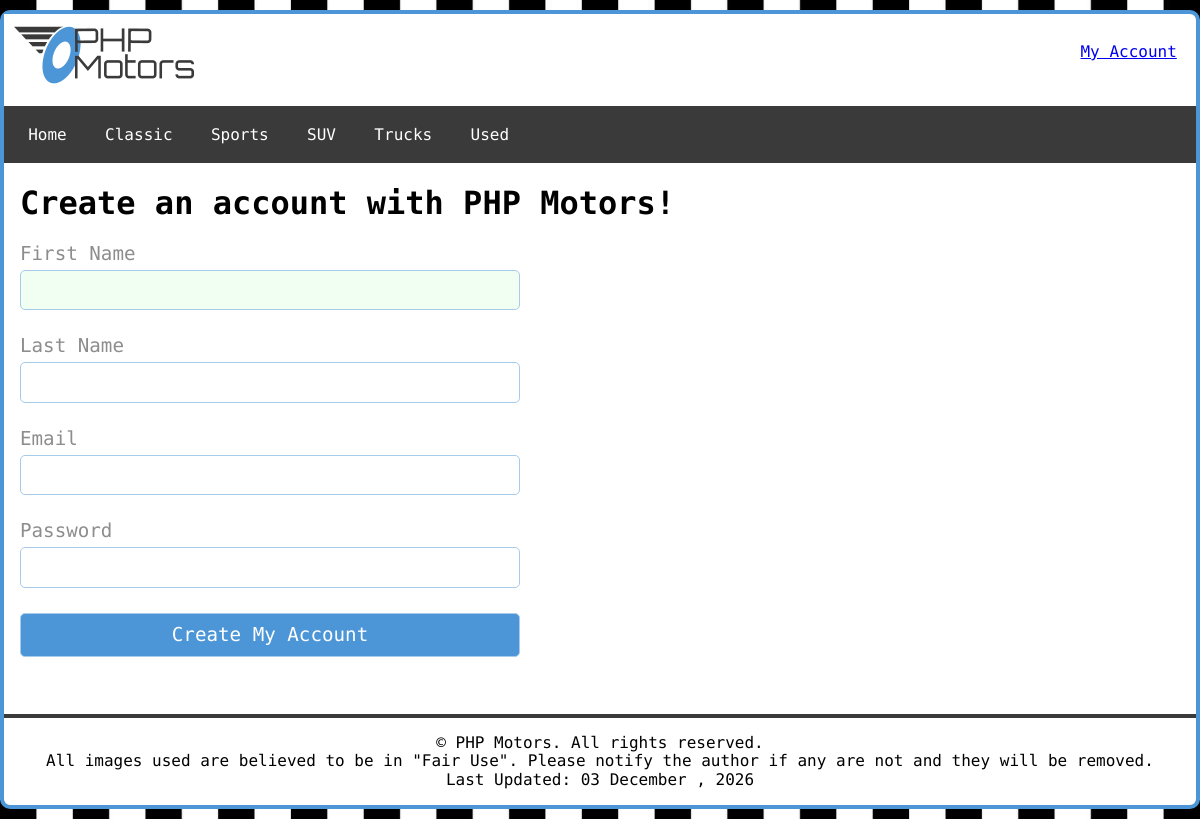
The page /accounts/index.php?action=registration on the database its author committed.
### tables this page shows
CREATE TABLE `carclassification` (
  `classificationId` int(10) NOT NULL,
  `classificationName` varchar(30) NOT NULL
);

### model/main-model.php (called while the page is built, shortened)
<?php
function getClassifications(){
    $db = phpmotorsConnect();
    $sql = 'SELECT classificationName FROM carclassification ORDER BY classificationName ASC';
    $stmt = $db->prepare($sql);
    $stmt->execute();
    $classifications = $stmt->fetchAll();
    return $classifications;
   }

### accounts/index.php (the view, shortened to what this page needs)
<?php
require_once '../model/main-model.php';
$classifications = getClassifications();
$navList = '<ul>';
$navList .= "<li><a href='/phpmotors/index.php' title='View the PHP Motors home page'>Home</a></li>";
foreach ($classifications as $classification) {
 $navList .= "<li><a href='/phpmotors/index.php?action=".urlencode($classification['classificationName'])."' title='View our $classification[classificationName] product line'>$classification[classificationName]</a></li>";
}
$navList .= '</ul>';
$action = filter_input(INPUT_POST, 'action');
if ($action == NULL){
    $action = filter_input(INPUT_GET, 'action');
}
switch ($action){
    case 'registration':
        include '../view/registration.php';
        break;
    }
?>

### css/styles.css (style rules this page uses)
html { line-height:1.15;-webkit-text-size-adjust:100% }
body { margin:0 }
a { background-color:transparent }
body .site-wrapper nav ul { display:flex;flex-flow:row nowrap;justify-content:flex-start;list-style:none;padding-left:5px }
body .site-wrapper nav ul li a { padding:1.2em .4em;text-decoration:none;color:#fff;display:block }
@media only screen and (min-width: 640px) { body { background-image:url("../images/site/small_check.jpg");background-size:cover;background-repeat:no-repeat;height:100% } }
@media only screen and (min-width: 640px) { body .site-wrapper nav ul li a { padding:1.2em } }

### rows shown on the page
carclassification: classificationName "Classic"
carclassification: classificationName "Sports"
carclassification: classificationName "SUV"
carclassification: classificationName "Trucks"
carclassification: classificationName "Used"

### other values the page prints
date ("d F , Y", getlastmod()) "03 December , 2026"
